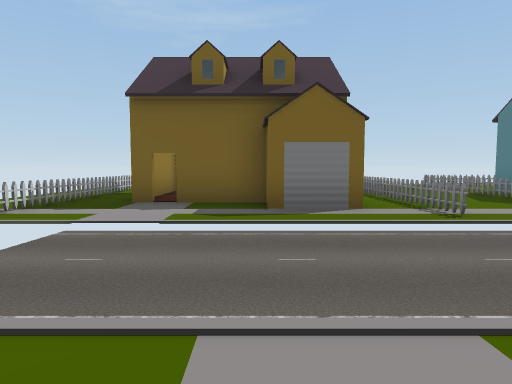
View 1 (above)

19 first-person views from a walk through a 3-D level made in the Unity game engine. The camera is 1.4 m above the floor, tilts 4° down and sees 75° across. The floor is counted in squares, 2.27 m on a side. Each view is taken from the middle of a square. On the plan, view 1 faces up. The plan holds only what a view shows up to about 10 squares ahead; the rest is blank. The place goes on beyond the plan. The player is left out. Door leaves are left out, so doorways stand open.

View 2
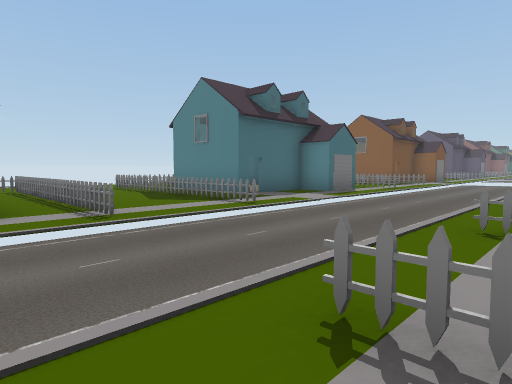

View 3
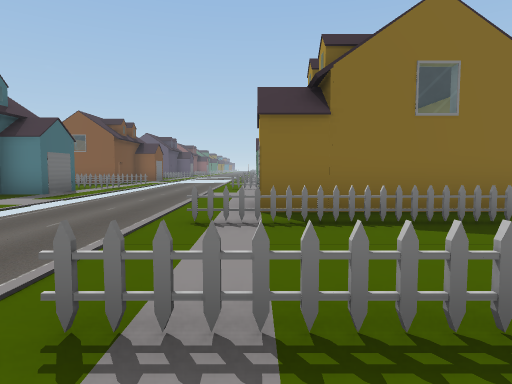

View 4
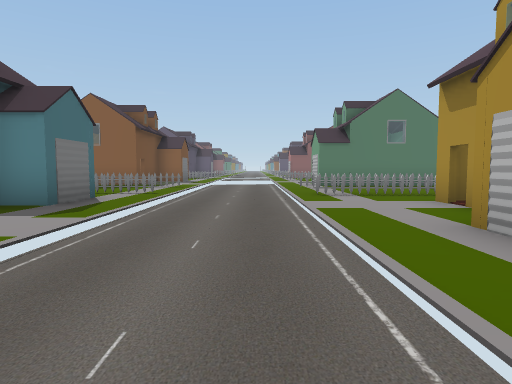

View 5
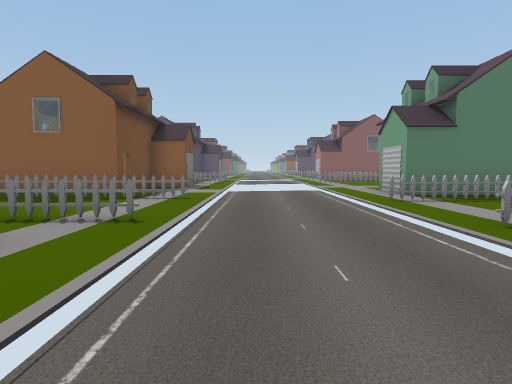

View 6
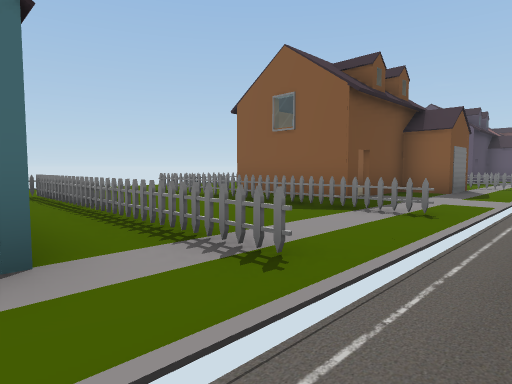

View 7
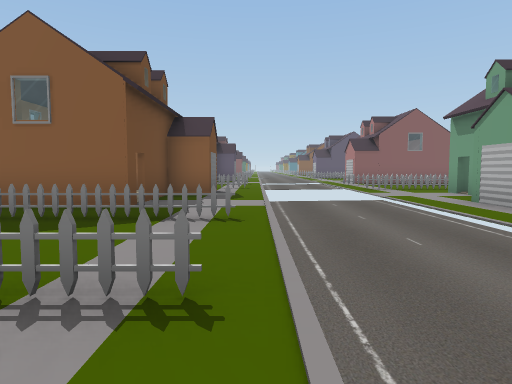

View 8
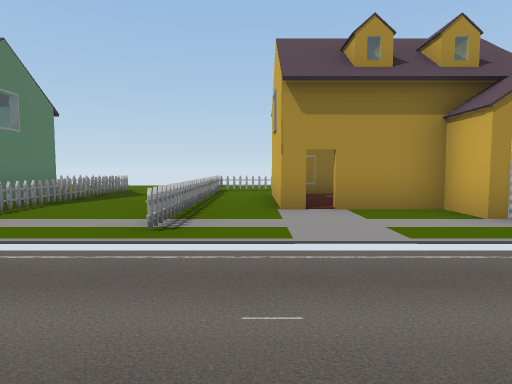

View 9
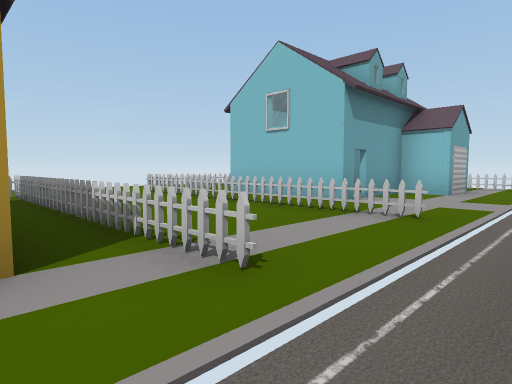

View 10
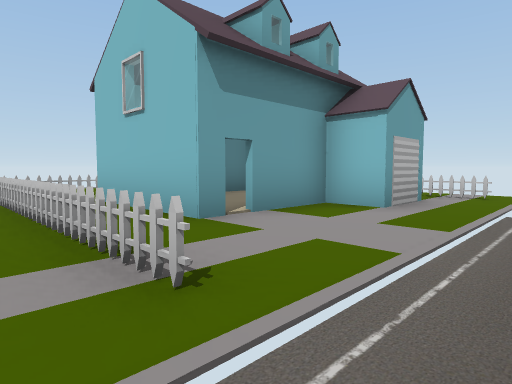

View 11
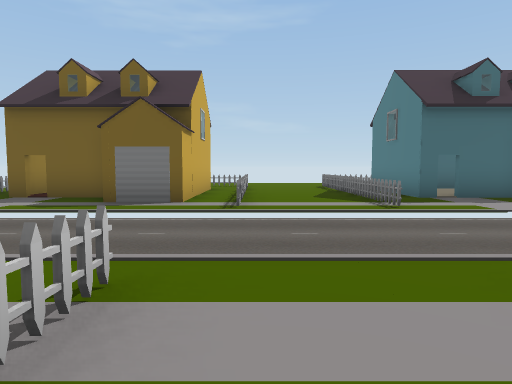

View 12
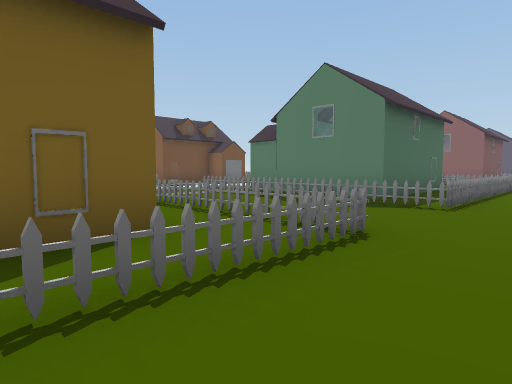

View 13
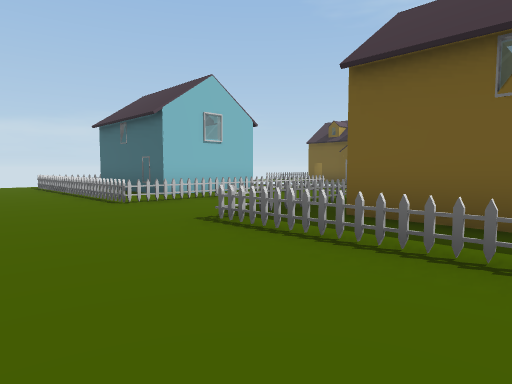

View 14
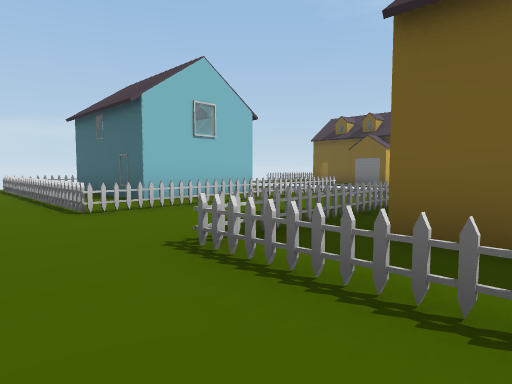

View 15
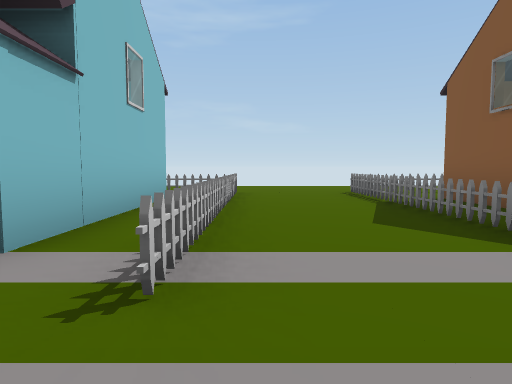

View 16
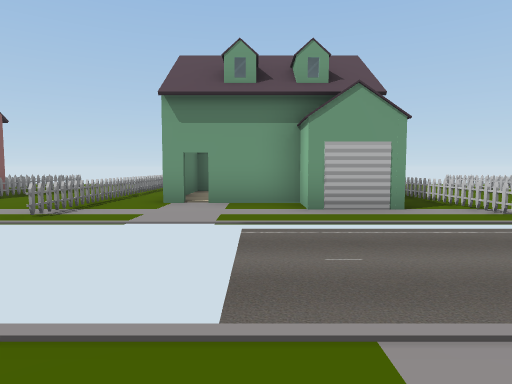

View 17
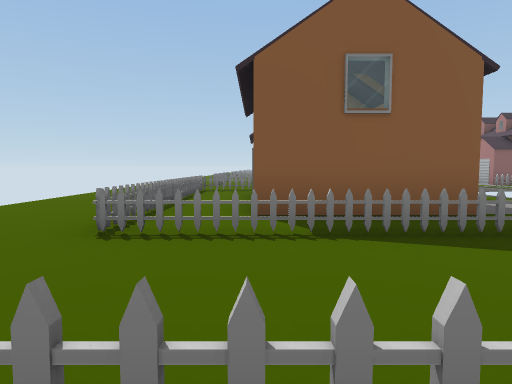

View 18
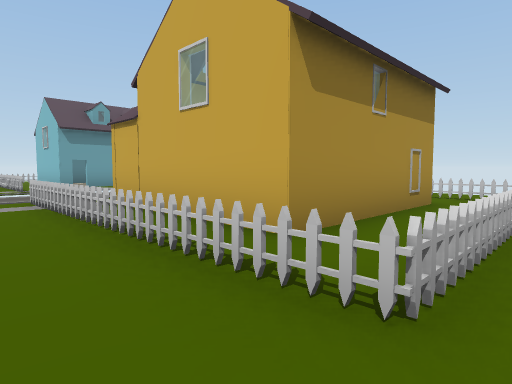

View 19
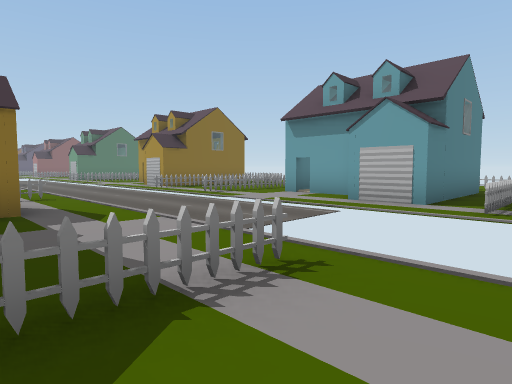

### Floor plan
Key: @ floor where view 1 was taken; # wall or solid block; . main floor; - floor 0.25 m lower than the main floor; = window, fence, low wall or low ledge; O other object.
Columns run from 5 left of view 1 to 20 right of it. Each row starts with its distance up from view 1.
 13                  ... ...
 12                  .......
 11      ===..       ...=====
 10  ========.= =  ===.=======
  9  =.OOOOO=.= OOOO.=.=OOOOO=
  8  =.#   O=.=O   O.=.=#O  #
  7  =.#   O=.=O#  O.=.=#O  #
  6 .=.OOO O=.= OO#O.=.=#OO#
  5 .=...OOO=.=...OO.=.=...OO=
  4 ..........................
  3    --------------------
  2    --------------------
  1 ..........................
  0 .=OO.@.=..=OO...=..=OO...=
 -1  =#OOOO=..=#OOO.=..=##OOO=
 -2   #   #=..=#  O.=..=#   O=
 -3   #   #=..=#  O.=..=#   O=
 -4  =OOOOO=..=OOOO.=..=OOOOO=
 -5  =======..=======..=======
 -6  .......................
 -7    ...............
 -8          .....

Where each view was taken, in squares from view 1:
view 1: 0 up, 0 right, facing up
view 2: 0 up, 1 right, facing up-right
view 3: 0 up, 1 right, facing right
view 4: 2 up, 4 right, facing right
view 5: 3 up, 8 right, facing right
view 6: 3 up, 10 right, facing up-right
view 7: 4 up, 10 right, facing right
view 8: 4 up, 10 right, facing down
view 9: 2 up, 6 right, facing down-left
view 10: 2 up, 3 right, facing down-left
view 11: 1 down, 3 right, facing up
view 12: 7 down, 8 right, facing up-right
view 13: 8 down, 8 right, facing up-left
view 14: 7 down, 7 right, facing up-left
view 15: 3 up, 12 right, facing up
view 16: 5 up, 17 right, facing down
view 17: 9 up, 11 right, facing right
view 18: 11 up, 4 right, facing down-left
view 19: 6 up, 5 left, facing down-right
